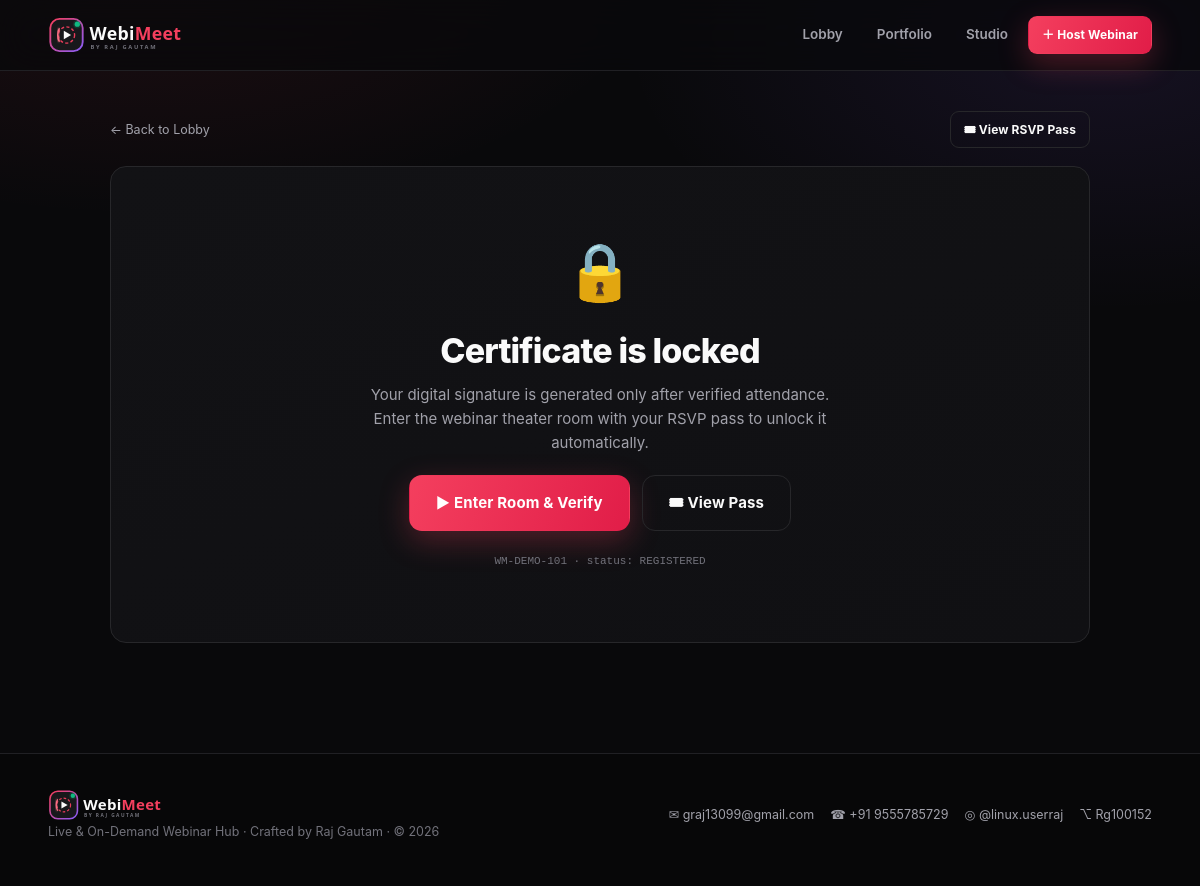
Page /certificate/WM-DEMO-101 on the committed database.
### tables this page shows
CREATE TABLE registrations (
    id           INTEGER PRIMARY KEY AUTOINCREMENT,
    ticket_code  TEXT NOT NULL UNIQUE,
    webinar_id   INTEGER NOT NULL,
    name         TEXT NOT NULL,
    email        TEXT NOT NULL,
    seat_code    TEXT NOT NULL,
    status       TEXT NOT NULL DEFAULT 'REGISTERED',
    created_at   TEXT NOT NULL DEFAULT CURRENT_TIMESTAMP,
    attended_at  TEXT,
    FOREIGN KEY (webinar_id) REFERENCES webinars(id) ON DELETE CASCADE
);

CREATE TABLE webinars (
    id           INTEGER PRIMARY KEY AUTOINCREMENT,
    title        TEXT NOT NULL,
    speaker      TEXT NOT NULL,
    category     TEXT NOT NULL,
    mode         TEXT NOT NULL CHECK (mode IN ('live', 'recorded')),
    video_url    TEXT NOT NULL DEFAULT '',
    description  TEXT NOT NULL DEFAULT '',
    slides_url   TEXT NOT NULL DEFAULT '',
    starts_at    TEXT NOT NULL DEFAULT '',
    duration     TEXT NOT NULL DEFAULT '60 min',
    attendees    INTEGER NOT NULL DEFAULT 0,
    accent       TEXT NOT NULL DEFAULT 'rose',
    icon         TEXT NOT NULL DEFAULT '🎬',
    created_at   TEXT NOT NULL DEFAULT CURRENT_TIMESTAMP
);

### routes/webinar_routes.py (the view)
@webinar_bp.get("/certificate/<ticket_code>")
def certificate(ticket_code):
    registration = fetch_one(
        """SELECT r.*, w.title, w.speaker, w.mode, w.category, w.starts_at
           FROM registrations r JOIN webinars w ON w.id = r.webinar_id
           WHERE r.ticket_code = ?""",
        (ticket_code.upper(),),
    )
    if registration is None:
        abort(404)
    attended = registration["status"] == "ATTENDED"
    verify_hash = re.sub(r"[^A-Z0-9]", "", registration["ticket_code"].upper()) + "-" + str(registration["id"] * 7919)
    verify_url = f"https://github.com/Rg100152/webimeet/certificate/{registration['ticket_code']}"
    return render_template(
        "certificate.html",
        registration=registration,
        attended=attended,
        verify_hash=verify_hash,
        qr_svg=qr_svg(verify_url),
        verify_url=verify_url,
        active_page="certificate",
    )

### app.py (called while the page is built)
@app.context_processor
def inject_template_globals():
    return {
        "developer": DEVELOPER,
        "projects": PORTFOLIO_PROJECTS,
        "brand": "WebiMeet",
        "current_year": datetime.now(timezone.utc).year,
    }

### db.py (called while the page is built)
def get_db():
    if "db" not in g:
        os.makedirs(DB_DIR, exist_ok=True)
        connection = sqlite3.connect(DB_PATH)
        connection.row_factory = sqlite3.Row
        connection.execute("PRAGMA foreign_keys = ON")
        g.db = connection
    return g.db

def fetch_one(query, params=()):
    return get_db().execute(query, params).fetchone()

### qrcode.py (called while the page is built)
def _gf_mul(x, y):
    z = 0
    for i in range(7, -1, -1):
        z = (z << 1) ^ ((z >> 7) * 0x11D)
        z ^= ((y >> i) & 1) * x
    return z

def _rs_divisor(degree):
    result = [0] * (degree - 1) + [1]
    root = 1
    for _ in range(degree):
        for i in range(degree):
            result[i] = _gf_mul(result[i], root)
            if i + 1 < degree:
                result[i] ^= result[i + 1]
        root = _gf_mul(root, 0x02)
    return result

def _rs_remainder(data, divisor):
    result = [0] * len(divisor)
    for byte in data:
        factor = byte ^ result[0]
        result = result[1:] + [0]
        for i in range(len(divisor)):
            result[i] ^= _gf_mul(divisor[i], factor)
    return result

def _mask_fn(mask, x, y):
    if mask == 0: return (x + y) % 2 == 0
    if mask == 1: return y % 2 == 0
    if mask == 2: return x % 3 == 0
    if mask == 3: return (x + y) % 3 == 0
    if mask == 4: return (y // 2 + x // 3) % 2 == 0
    if mask == 5: return x * y % 2 + x * y % 3 == 0
    if mask == 6: return (x * y % 2 + x * y % 3) % 2 == 0
    return ((x + y) % 2 + x * y % 3) % 2 == 0

def qr_svg(text, border=3):
    version, codewords = _data_codewords(text.encode("utf-8"))
    modules = _build_matrix(version, codewords)
    size = len(modules)
    dimension = size + border * 2
    paths = []
    for y, row in enumerate(modules):
        for x, dark in enumerate(row):
            if dark:
                paths.append(f"M{x + border} {y + border}h1v1h-1z")
    return (
        f'<svg xmlns="http://www.w3.org/2000/svg" viewBox="0 0 {dimension} {dimension}" '
        f'shape-rendering="crispEdges" role="img" aria-label="QR code for {text}">'
        f'<rect width="{dimension}" height="{dimension}" fill="#ffffff"/>'
        f'<path d="{"".join(paths)}" fill="#09090B"/></svg>'
    )

### templates/certificate.html (shortened to what this page needs)
{% extends "base.html" %}
{% block content %}
<section class="container section-sm">
  <div class="cert-shell">
    <div class="between no-print" style="margin-bottom:18px">
      <a href="{{ url_for('webinar.lobby') }}" class="back-link" style="margin:0">← Back to Lobby</a>
      <div class="row wrap">
        <a href="{{ url_for('webinar.ticket', ticket_code=registration.ticket_code) }}" class="btn btn-outline btn-sm">🎟 View RSVP Pass</a>
      </div>
    </div>
    {% if attended %}
    <div class="cert-paper">
      <div class="row" style="justify-content:center;gap:12px">
        <span style="font-size:26px">🏅</span>
        <span class="cert-gold" style="font-size:11px;letter-spacing:4px;font-weight:800">WEBIMEET · CERTIFIED ATTENDANCE</span>
      </div>
      <div class="cert-title">Certificate<br>of Attendance</div>
      <div class="cert-sub">Proudly presented to</div>
      <div class="cert-name">{{ registration.name }}</div>
      <div class="cert-gold" style="height:2px;width:120px;margin:0 auto 22px;background:linear-gradient(90deg,transparent,#b8892f,transparent)"></div>
      <p class="cert-course">For successfully completing the live webinar session<br><strong style="color:#f6dfa4">{{ registration.title }}</strong></p>
      <div class="cert-grid">
        <div><span>Category</span><strong>{{ registration.category }}</strong></div>
        <div><span>Session Date</span><strong>{{ registration.starts_at }}</strong></div>
        <div><span>Duration</span><strong>{{ registration.duration }}</strong></div>
        <div><span>Ticket ID</span><strong class="mono">{{ registration.ticket_code }}</strong></div>
        <div><span>Verified ID</span><strong class="mono">{{ verify_hash }}</strong></div>
        <div><span>Seat</span><strong class="mono">{{ registration.seat_code }}</strong></div>
      </div>
      <div class="between wrap" style="align-items:flex-end;text-align:left;gap:24px">
        <div style="text-align:center">
          <div class="qr-box" style="width:104px;height:104px;padding:8px;margin:0 auto 8px">{{ qr_svg|safe }}</div>
          <span class="cert-sub" style="font-size:9px;letter-spacing:1px">Scan to verify</span>
        </div>
        <div style="flex:1;min-width:220px">
          <div class="signature">Raj Gautam</div>
          <div style="border-top:1px solid rgba(184,137,47,.5);padding-top:8px;margin-top:4px">
            <strong class="cert-gold" style="font-size:13px">Raj Gautam</strong><br>
            <span class="cert-sub" style="font-size:9px">Lead Host &amp; Architect · WebiMeet</span>
          </div>
        </div>
        <div style="text-align:right">
          <div class="cert-gold" style="font-size:11px;letter-spacing:2px;font-weight:800">✔ VERIFIED</div>
          <p class="cert-sub" style="font-size:9px;line-height:1.8;margin-top:6px">graj13099@gmail.com<br>+91 9555785729<br>@linux.userraj<br>github.com/Rg100152</p>
        </div>
      </div>
    </div>
    {% else %}
    <div class="card cert-locked">
      <div class="lock">🔒</div>
      <h2 style="margin-top:14px">Certificate is locked</h2>
      <p class="muted" style="max-width:460px;margin-inline:auto">Your digital signature is generated only after verified attendance. Enter the webinar theater room with your RSVP pass to unlock it automatically.</p>
      <div class="row wrap" style="justify-content:center;margin-top:20px">
        <a href="{{ url_for('webinar.room', webinar_id=registration.webinar_id, ticket=registration.ticket_code) }}" class="btn btn-primary btn-lg">▶ Enter Room &amp; Verify</a>
        <a href="{{ url_for('webinar.ticket', ticket_code=registration.ticket_code) }}" class="btn btn-outline btn-lg">🎟 View Pass</a>
      </div>
      <p class="dim mono" style="font-size:11px;margin-top:22px">{{ registration.ticket_code }} · status: {{ registration.status }}</p>
    </div>
    {% endif %}
  </div>
</section>
{% endblock %}

### templates/base.html (shortened to what this page needs)
<!DOCTYPE html>
<html lang="en">
<head>
  <link rel="stylesheet" href="{{ url_for('static', filename='css/webimeet.css') }}">
</head>
<body>
  <nav class="navbar">
    <div class="container nav-inner">
      <a href="{{ url_for('webinar.lobby') }}" class="brand" aria-label="WebiMeet home">
        <img src="{{ url_for('static', filename='assets/logo-webimeet.svg') }}" alt="WebiMeet — by Raj Gautam">
      </a>
      <div class="nav-links">
        <a class="nav-link {{ 'active' if active_page == 'lobby' }}" href="{{ url_for('webinar.lobby') }}">Lobby</a>
        <a class="nav-link {{ 'active' if active_page == 'portfolio' }}" href="{{ url_for('webinar.portfolio') }}">Portfolio</a>
        <a class="nav-link {{ 'active' if active_page == 'host' }}" href="{{ url_for('webinar.host') }}">Studio</a>
        <a class="btn btn-primary btn-sm" href="{{ url_for('webinar.host') }}">＋ Host Webinar</a>
      </div>
    </div>
  </nav>
  <main>
    {% block content %}{% endblock %}
  </main>
  <footer class="footer no-print">
    <div class="container footer-grid">
      <div>
        <a href="{{ url_for('webinar.lobby') }}" class="brand">
          <img src="{{ url_for('static', filename='assets/logo-webimeet.svg') }}" alt="WebiMeet" style="height:34px">
        </a>
        <p>Live &amp; On-Demand Webinar Hub · Crafted by {{ developer.name }} · © {{ current_year }}</p>
      </div>
      <div class="footer-links">
        <a href="mailto:{{ developer.email }}">✉ {{ developer.email }}</a>
        <a href="tel:{{ developer.contact }}">☎ {{ developer.contact }}</a>
        <a href="https://instagram.com/linux.userraj" target="_blank" rel="noopener">◎ {{ developer.instagram }}</a>
        <a href="{{ developer.github_url }}" target="_blank" rel="noopener">⌥ {{ developer.github }}</a>
      </div>
    </div>
  </footer>
</body>
</html>

### static/css/webimeet.css (style rules this page uses)
:root { --bg: #09090b; --bg-soft: #0d0d10; --surface: #121215; --surface-2: #17171b; --surface-3: #1d1d22; --border: #27272a; --border-soft: #202024; --text: #fafafa; --muted: #a1a1aa; --dim: #71717a; --rose: #f43f5e; --rose-soft: #fb7185; --violet: #8b5cf6; --emerald: #10b981; --amber: #f59e0b; --sky: #38bdf8; --radius: 16px; --radius-sm: 10px; --shadow: 0 24px 60px rgba(0, 0, 0, 0.45); --font: "Inter", system-ui, -apple-system, "Segoe UI", Roboto, sans-serif; }
* { box-sizing: border-box; }
html { scroll-behavior: smooth; }
body { margin: 0; min-height: 100vh; background: radial-gradient(900px 480px at 12% -8%, rgba(244, 63, 94, 0.10), transparent 60%), radial-gradient(800px 460px at 92% 4%, rgba(139, 92, 246, 0.10), transparent 60%), var(--bg); color: var(--text); font-family: var(--font); font-size: 15px; line-height: 1.6; -webkit-font-smoothing: antialiased; }
a { color: inherit; text-decoration: none; }
img { max-width: 100%; display: block; }
.container { width: min(1280px, 92vw); margin-inline: auto; }
.section-sm { padding: 40px 0; }
.muted { color: var(--muted); }
.dim { color: var(--dim); }
.row { display: flex; align-items: center; gap: 12px; }
.wrap { flex-wrap: wrap; }
.between { display: flex; align-items: center; justify-content: space-between; gap: 16px; }
.mono { font-family: ui-monospace, "SF Mono", Menlo, Consolas, monospace; }
h1, h2, h3, h4 { line-height: 1.18; margin: 0 0 12px; letter-spacing: -0.025em; }
h2 { font-size: clamp(24px, 3vw, 34px); font-weight: 850; }
p { margin: 0 0 12px; }
.navbar { position: sticky; top: 0; z-index: 50; background: rgba(9, 9, 11, 0.82); backdrop-filter: blur(18px) saturate(140%); border-bottom: 1px solid var(--border-soft); }
.nav-inner { height: 70px; display: flex; align-items: center; justify-content: space-between; gap: 20px; }
.brand img { height: 40px; width: auto; }
.nav-links { display: flex; align-items: center; gap: 6px; }
.nav-link { padding: 8px 14px; border-radius: 9px; color: var(--muted); font-size: 13.5px; font-weight: 600; transition: 0.2s ease; }
.btn { display: inline-flex; align-items: center; justify-content: center; gap: 9px; padding: 12px 20px; border-radius: 11px; border: 1px solid transparent; font-weight: 750; font-size: 13.5px; letter-spacing: 0.01em; transition: transform 0.18s ease, box-shadow 0.18s ease, background 0.18s ease, border 0.18s ease; white-space: nowrap; }
.btn-primary { background: linear-gradient(110deg, var(--rose), #e11d48); color: #fff; box-shadow: 0 10px 30px rgba(244, 63, 94, 0.28); }
.btn-outline { background: transparent; border-color: var(--border); color: var(--text); }
.btn-sm { padding: 8px 13px; font-size: 12px; border-radius: 9px; }
.btn-lg { padding: 15px 26px; font-size: 15px; border-radius: 13px; }
.card { background: linear-gradient(160deg, var(--surface), #101013); border: 1px solid var(--border); border-radius: var(--radius); overflow: hidden; transition: transform 0.22s ease, border 0.22s ease, box-shadow 0.22s ease; }
.cert-shell { max-width: 980px; margin-inline: auto; }
.cert-locked { text-align: center; padding: 60px 24px; }
.cert-locked .lock { font-size: 56px; }
.footer { border-top: 1px solid var(--border-soft); margin-top: 70px; padding: 34px 0 44px; background: rgba(0,0,0,0.25); }
.footer-grid { display: flex; justify-content: space-between; gap: 24px; flex-wrap: wrap; align-items: center; }
.footer p { margin: 0; font-size: 12.5px; color: var(--dim); }
.footer-links { display: flex; gap: 16px; flex-wrap: wrap; font-size: 12.5px; color: var(--muted); }
.back-link { font-size: 12.5px; color: var(--muted); display: inline-flex; gap: 7px; align-items: center; margin-bottom: 18px; }

### rows in the picture
registrations: ticket_code "WM-DEMO-101", status "REGISTERED"
webinars: name "Raj Gautam"

### other values in the picture
{{ developer.email }} "graj13099@gmail.com"
{{ developer.contact }} "+91 9555785729"
{{ developer.instagram }} "@linux.userraj"
{{ developer.github }} "Rg100152"
